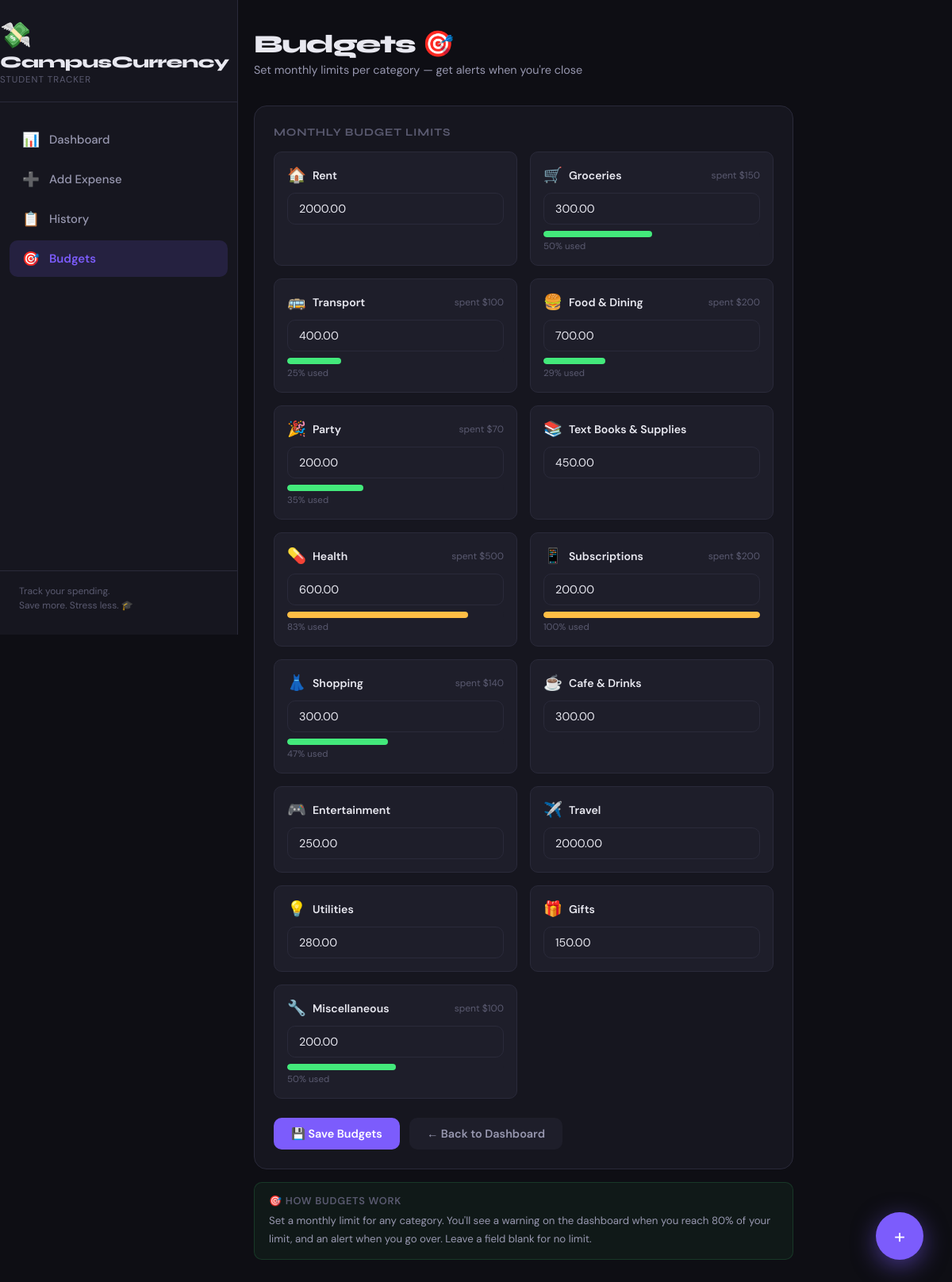
The app's page /budgets with its own data.
### tables this page shows
CREATE TABLE budgets (
            category      TEXT PRIMARY KEY,
            monthly_limit REAL NOT NULL
        );

CREATE TABLE expenses (
            id        INTEGER PRIMARY KEY AUTOINCREMENT,
            amount    REAL    NOT NULL,
            category  TEXT    NOT NULL,
            note      TEXT,
            date      TEXT    NOT NULL,
            created   TEXT    NOT NULL DEFAULT (datetime('now'))
        );

### app.py (the view, shortened to what this page needs)
@app.route("/budgets", methods=["GET", "POST"])
def budgets():
    month = current_month()
    cat_totals = {ct["category"]: ct["total"] for ct in db.get_category_totals(month)}
    budgets_data = db.get_budgets()
    return render_template(
        "budgets.html",
        budgets=budgets_data,
        cat_totals=cat_totals,
        month_label=month_label(month),
    )

### app.py (called while the page is built)
def current_month():
    return datetime.now().strftime("%Y-%m")

def month_label(ym: str) -> str:
    try:
        return datetime.strptime(ym, "%Y-%m").strftime("%B %Y")
    except Exception:
        return ym

@app.context_processor
def inject_globals():
    return {
        "categories": db.CATEGORIES,
        "category_colors": db.CATEGORY_COLORS,
        "now": datetime.now(),
    }

### database.py (called while the page is built)
def get_connection():
    conn = sqlite3.connect(DB_PATH)
    conn.row_factory = sqlite3.Row
    return conn

def get_category_totals(month: str) -> list[dict]:
    conn = get_connection()
    rows = conn.execute(
        """SELECT category, SUM(amount) as total
           FROM expenses
           WHERE strftime('%Y-%m', date) = ?
           GROUP BY category
           ORDER BY total DESC""",
        (month,),
    ).fetchall()
    conn.close()
    return [{"category": r["category"], "total": r["total"]} for r in rows]

def get_budgets() -> dict:
    conn = get_connection()
    rows = conn.execute("SELECT * FROM budgets").fetchall()
    conn.close()
    return {r["category"]: r["monthly_limit"] for r in rows}

### templates/budgets.html (shortened to what this page needs)
{% extends "base.html" %}
{% block content %}
<div class="page-header">
  <div>
    <div class="page-title">Budgets 🎯</div>
    <div class="page-subtitle">Set monthly limits per category — get alerts when you're close</div>
  </div>
</div>
<div style="max-width:680px">
  <form method="POST" action="{{ url_for('budgets') }}">
    <div class="card">
      <div class="card-title">Monthly Budget Limits</div>
      <div style="display:grid;grid-template-columns:1fr 1fr;gap:16px">
        {% for icon, name in categories %}
        {% set spent = cat_totals.get(name, 0) %}
        {% set limit = budgets.get(name) %}
        <div style="background:var(--surface2);border:1px solid var(--border);border-radius:var(--radius-sm);padding:16px">
          <div style="display:flex;align-items:center;gap:8px;margin-bottom:10px">
            <span style="font-size:1.2rem">{{ icon }}</span>
            <span style="font-size:0.88rem;font-weight:600">{{ name }}</span>
            {% if spent > 0 %}
            <span style="margin-left:auto;font-size:0.75rem;color:var(--text3)">spent ${{ '%.0f'|format(spent) }}</span>
            {% endif %}
          </div>
          <input
            type="number" name="budget_{{ name }}" class="form-control"
            placeholder="No limit"
            value="{{ '%.2f'|format(limit) if limit else '' }}"
            min="1" step="1"
            style="font-size:0.9rem;padding:10px 14px"
          />
          {% if limit and spent > 0 %}
          {% set pct = [spent / limit * 100, 100]|min %}
          <div class="progress-wrap" style="margin-top:8px">
            <div class="progress-bar" style="
              width:{{ pct }}%;
              background:{{ '#ff5e6c' if spent > limit else ('#ffbe45' if pct > 80 else '#43e97b') }}
            "></div>
          </div>
          <div style="font-size:0.72rem;color:var(--text3);margin-top:4px">
            {{ '%.0f'|format(pct) }}% used
          </div>
          {% endif %}
        </div>
        {% endfor %}
      </div>
      <div style="margin-top:24px;display:flex;gap:12px">
        <button type="submit" class="btn btn-primary" style="justify-content:center">💾 Save Budgets</button>
        <a href="{{ url_for('index') }}" class="btn btn-ghost">← Back to Dashboard</a>
      </div>
    </div>
  </form>
  <div style="margin-top:16px;padding:14px 18px;background:rgba(67,233,123,0.05);border:1px solid rgba(67,233,123,0.15);border-radius:var(--radius-sm)">
    <div style="font-size:0.8rem;color:var(--text3);font-weight:600;text-transform:uppercase;letter-spacing:0.06em;margin-bottom:6px">🎯 How budgets work</div>
    <div style="font-size:0.83rem;color:var(--text2);line-height:1.7">
      Set a monthly limit for any category. You'll see a warning on the dashboard when you reach 80% of your limit, and an alert when you go over. Leave a field blank for no limit.
    </div>
  </div>
</div>
{% endblock %}

### templates/base.html (style rules this page uses)
*, *::before, *::after { box-sizing: border-box; margin: 0; padding: 0; }
:root { --bg: #0e0e14; --surface: #16161f; --surface2: #1e1e2a; --border: #2a2a3a; --accent: #7c5cfc; --accent2: #ff6b9d; --accent3: #43e97b; --text: #e8e8f0; --text2: #9898b0; --text3: #5a5a70; --danger: #ff5e6c; --warning: #ffbe45; --success: #43e97b; --radius: 16px; --radius-sm: 10px; --shadow: 0 4px 24px rgba(0,0,0,0.4); }
html { scroll-behavior: smooth; }
body { font-family: 'DM Sans', sans-serif; background: var(--bg); color: var(--text); min-height: 100vh; ; overflow-x: hidden; position: relative; }
.page-header { display: flex; align-items: flex-end; justify-content: space-between; margin-bottom: 36px; }
.page-title { font-family: 'Syne', sans-serif; font-weight: 800; font-size: 2rem; letter-spacing: -0.04em; color: var(--text); }
.page-subtitle { color: var(--text2); font-size: 0.9rem; margin-top: 4px; }
.card { background: var(--surface); border: 1px solid var(--border); border-radius: var(--radius); padding: 24px; }
.card-title { font-family: 'Syne', sans-serif; font-weight: 700; font-size: 0.85rem; text-transform: uppercase; letter-spacing: 0.06em; color: var(--text3); margin-bottom: 16px; }
.btn { display: inline-flex; align-items: center; gap: 8px; padding: 11px 22px; border-radius: var(--radius-sm); border: none; font-family: 'DM Sans', sans-serif; font-size: 0.9rem; font-weight: 600; cursor: pointer; text-decoration: none; transition: all 0.2s; }
.btn-primary { background: var(--accent); color: #fff; }
.btn-ghost { background: var(--surface2); color: var(--text2); }
.form-control { width: 100%; padding: 13px 16px; background: var(--surface2); border: 1px solid var(--border); border-radius: var(--radius-sm); color: var(--text); font-family: 'DM Sans', sans-serif; font-size: 0.95rem; transition: border-color 0.2s; }
.progress-wrap { background: var(--surface2); border-radius: 100px; height: 8px; overflow: hidden; margin-top: 6px; }
.progress-bar { height: 100%; border-radius: 100px; transition: width 0.6s ease; }

### records on screen
budgets: monthly_limit "2000.00"
budgets: monthly_limit "300.00"
budgets: monthly_limit "400.00"
expenses: icon "🍔", category "Food & Dining", spent "200", id "29"
budgets: monthly_limit "700.00"
budgets: monthly_limit "200.00"
budgets: monthly_limit "450.00"
budgets: monthly_limit "600.00"
budgets: monthly_limit "200.00"
budgets: monthly_limit "300.00"
budgets: monthly_limit "300.00"
budgets: monthly_limit "250.00"
budgets: monthly_limit "2000.00"
budgets: monthly_limit "280.00"
budgets: monthly_limit "150.00"
budgets: monthly_limit "200.00"

### other values on screen
{{ icon }} "🏠" "🛒" "🚌" "🎉" "📚" "💊" "📱" "👗" "☕" "🎮" "✈️" "💡" "🎁" "🔧"
{{ name }} "Rent" "Groceries" "Transport" "Party" "Text Books & Supplies" "Health" "Subscriptions" "Shopping" "Cafe & Drinks" "Entertainment" "Travel" "Utilities" "Gifts" "Miscellaneous"
{{ '%.0f'|format(spent) }} "150" "100" "70" "500" "200" "140" "100"
{{ '%.0f'|format(pct) }} "50" "25" "35" "83" "100" "47" "50"
